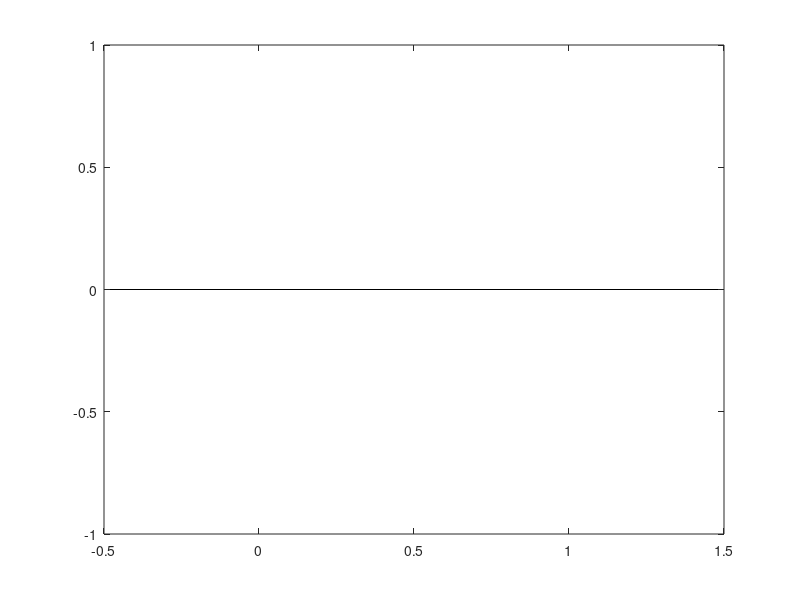

MATLAB code to generate this figure: (Note: this script raises an error after producing the figure.)
% analyze blast data

%% 1. load in data

blastList = [1 2 3 4 5];
repList = [3 4 3 5 4];
dataDir = 'C:\Users\Livia\Desktop\IVF\Raw Data\BlastMeasurements\MeasuredData';

numList = [];
k1list = [];
n1list = [];
colorMat = [];
currNum = 0;
legendParam = [];
aText = [];
cText = {};


for i = 1:length(blastList)
    for j = 1:repList(i)
   
        currNum = currNum + 1;
        currFileName = ['B' num2str(blastList(i)) '_loc' num2str(j)];
        
        if exist([dataDir '\' currFileName '.mat'], 'file')
            load([dataDir '\' currFileName '.mat']);
        
            k1list = [k1list k1];
            n1list = [n1list n1];
            numList = [numList i];
            aText = [aText currE];
            cText = {cText{:}, ['B' num2str(i) '\_L', num2str(j)]};

            
            legendParamNums = 5;
            if blastList(i) == 1
                legendParam = [legendParam 1];
                colorMat = [colorMat; [.2 .6 .8]];
            elseif blastList(i) == 2
                legendParam = [legendParam 2];
                colorMat = [colorMat; [.9 .2 .8]];
            elseif blastList(i) == 3
                legendParam = [legendParam 3];
                colorMat = [colorMat; [.85 .65 .2]];
            elseif blastList(i) == 4
                legendParam = [legendParam 4];
                colorMat = [colorMat; [.5 .5 .5]];
            elseif blastList(i) == 5
                legendParam = [legendParam 5];
                colorMat = [colorMat; [.2 .7 .2]];
            end
            
        end
            
    end
end

%% 2. bar plot

figure(2);
clf;
paramToPlot = n1list;

% Blast 1
k00 = bar(.5, mean(paramToPlot(numList == 1)), .8, 'facecolor', [.5 .5 .5]);
hold on;
ek00 = terrorbar(.5, mean(paramToPlot(numList == 1)), std(paramToPlot(numList == 1)), .1);
set(ek00, 'color', 'k', 'linewidth', 2);

% Blast 2
k01 = bar(1.5, mean(paramToPlot(numList == 2)), .8, 'facecolor', [.5 .5 .5]);
hold on;
ek01 = terrorbar(1.5, mean(paramToPlot(numList == 2)), ...
    std(paramToPlot(numList == 2)), .1);
set(ek01, 'color', 'k', 'linewidth', 2);

% Blast 3
k02 = bar(2.5, mean(paramToPlot(numList == 3)), .8, 'facecolor', [.5 .5 .5]);
hold on;
ek02 = terrorbar(2.5, mean(paramToPlot(numList == 3)), ...
    std(paramToPlot(numList == 3)), .1);
set(ek02, 'color', 'k', 'linewidth', 2);

% Blast 4
k03 = bar(3.5, mean(paramToPlot(numList == 4)), .8, 'facecolor', [.5 .5 .5]);
hold on;
ek03 = terrorbar(3.5, mean(paramToPlot(numList == 4)), ...
    std(paramToPlot(numList == 4)), .1);
set(ek03, 'color', 'k', 'linewidth', 2);

% Blast 5
k03 = bar(4.5, mean(paramToPlot(numList == 5)), .8, 'facecolor', [.5 .5 .5]);
hold on;
ek03 = terrorbar(4.5, mean(paramToPlot(numList == 5)), ...
    std(paramToPlot(numList == 5)), .1);
set(ek03, 'color', 'k', 'linewidth', 2);


set(gca, 'xtick', [0.5 1.5 2.5 3.5 4.5])
set(gca, 'fontsize', 14);
% ylim([0 12]);
set(gca, 'xticklabel', {'B1', 'B2', 'B3', 'B4', 'B5'});
ylabel('n_1 parameter');
title('trophectoderm mechanics');
xlim([0 5]);
%


%% 3. scatter plot

p1 = k1list;
p2 = n1list;


figure(3);
clf;
hold on;
h = cell(1,length(k1list));
hLegend = cell(1,legendParamNums);

for i = 1:length(k1list)
    i
    if ~isnan(legendParam(i))
        i
%         h{i} = plot(p1(i), p2(i), 'marker', 'o', 'markeredgecolor', ...
%             colorMat(i,:), 'markersize', 12, 'color', 'none', ...
%             'linewidth', 4);

        theta = 0:0.1:(2*pi);     
        xPatch = cos(theta)*(max(p1) - min(p1))/30 + p1(i);
        yPatch = sin(theta)*(max(p2) - min(p2))/25 + p2(i);

        h{i} = patch('xdata', xPatch, 'ydata', yPatch, 'edgecolor', colorMat(i,:), ...
            'facecolor', colorMat(i,:), 'facealpha', .7);

        hold on;
        if isempty(hLegend{legendParam(i)})
            i
            hLegend{legendParam(i)} = h{i};
        end
    end
end

set(gca, 'FontSize', 14);
title('trophectoderm mechanics');
grid on;
% axis([.06 .145 -0.5 11]);
xlabel('k_1 parameter');
ylabel('\eta_1 parameter');
legend([hLegend{1}, hLegend{2}, hLegend{3}, hLegend{4}, hLegend{5}], ...
    {'B1', 'B2', 'B3', 'B4', 'B5'}, 'Location', 'NorthEast');


b = num2str(aText');
c = cellstr(b);
dx = -0.01; dy = 0.015; % displacement so the text does not overlay the data points
hold on;
% text(p1+dx, p2+dy, cText'); 
